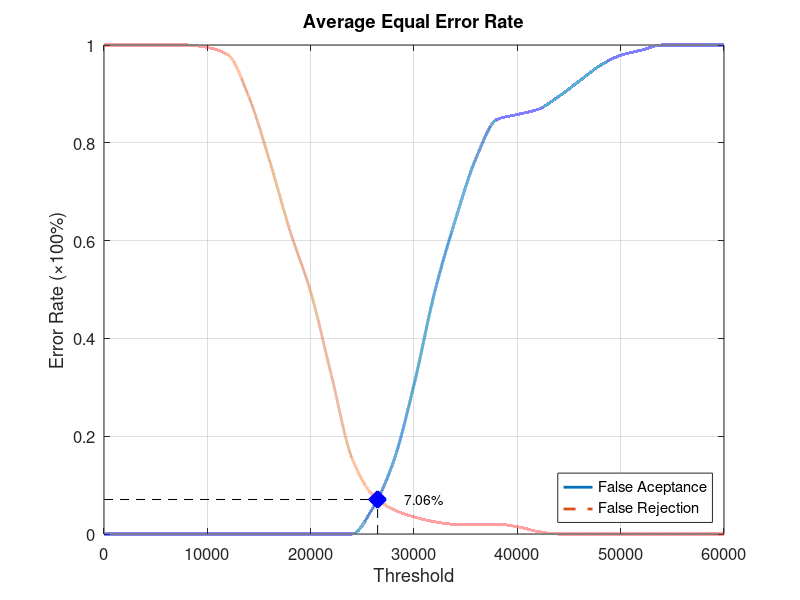
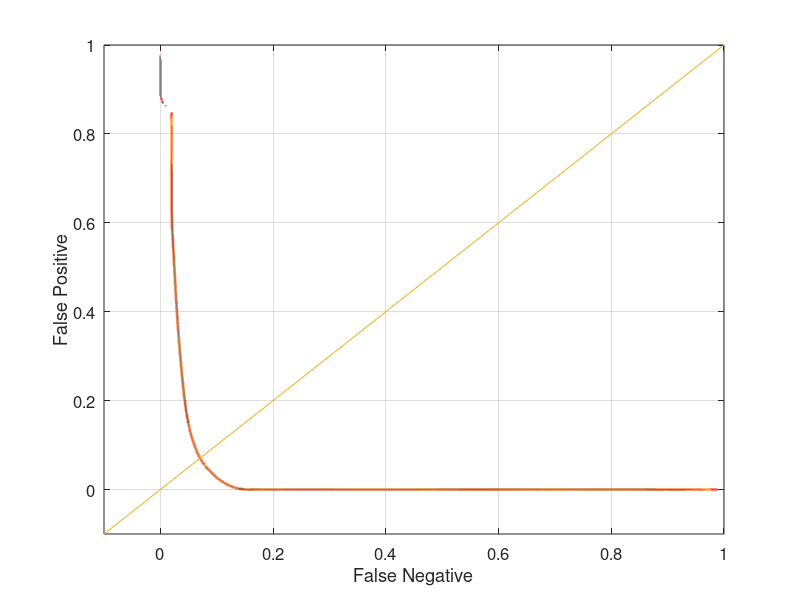

Recreate these plots in MATLAB, in order.
function yEER = Database4_2
close all;
clear;
clc;
x = 0:2000:60000;
xq = 0:0.5:60000;

y0 = [0 0 0 0 0 0 0 0 0 0 0 0 0 0.0526316 0.147368 0.305263 0.494737 0.642105 0.768421 0.847368 0.857895 0.868421 0.894737 0.926316 0.957895 0.978947 0.989474 1 1 1 1];
yy0 = interp1(x, y0, xq, 'pchip');
y1 = [1 1 1 1 1 0.995 0.98 0.895 0.765 0.62 0.495 0.325 0.155 0.08 0.05 0.035 0.025 0.02 0.02 0.02 0.015 0.005 0 0 0 0 0 0 0 0 0];
yy1 = interp1(x, y1, xq, 'pchip');

% Calculating EER: 
y2 = abs(y0 - y1);
find(y2 == min(y2))
yy2 = abs(yy0 - yy1);
xEER = find(yy2 == min(yy2));
xEERIndex = xq(xEER) % X-axis EER
yEER = yy0(xEER) % Y-axis EER

main = figure
plot(xq, yy0,'-','LineWidth', 2);	hold on
plot(xq, yy1,'--','LineWidth', 2);	hold on
plot([xEERIndex xEERIndex], [0 yEER], 'k--');	hold on
plot([0 xEERIndex], [yEER yEER], 'k--');	hold on
plot(xEERIndex, yEER, 'bx', 'LineWidth', 10);	hold on
text(xEERIndex + 10 * xEERIndex / 100, yEER, [num2str(round((10000 * yEER)) / 100) '%'])
legend('False Aceptance', 'False Rejection', 'Location', 'SouthEast')
xlabel('Threshold')
ylabel('Error Rate (\times100%)')
title('Average Equal Error Rate')
set(gca, 'FontSize', 12)
axis([0 60000 0 1])
grid on

print(main, 'Database4_2Main', '-dpng');
FNRxFPR = figure('Color', [1 1 1]);
plot(yy1, yy0, '-', yy1, yy0, 'LineWidth', 2);
hold on
y = -0.1:0.1:1
plot(y, y); 
set(gca, 'FontSize', 12)
xlabel('False Negative')
ylabel('False Positive')
axis([-0.1 1 -0.1 1])
set(gca, 'FontSize', 12)
grid on

print(FNRxFPR, 'Database4_2FNRxFPR','-dpng');
end
